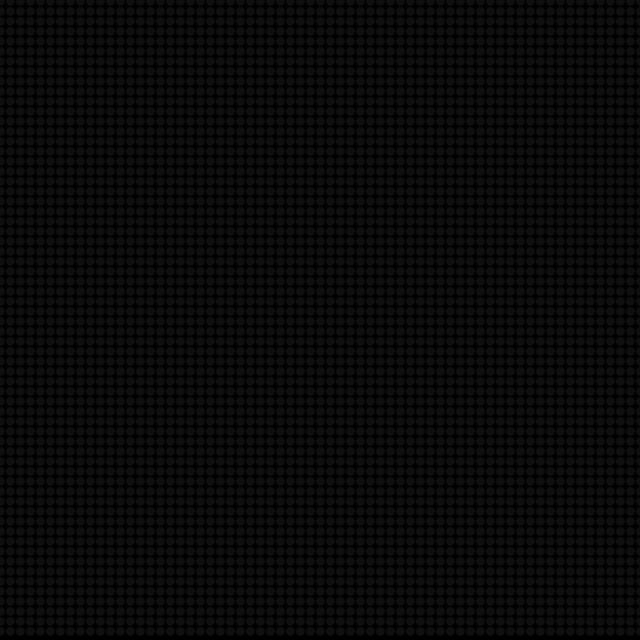
Frame 1 (no input)
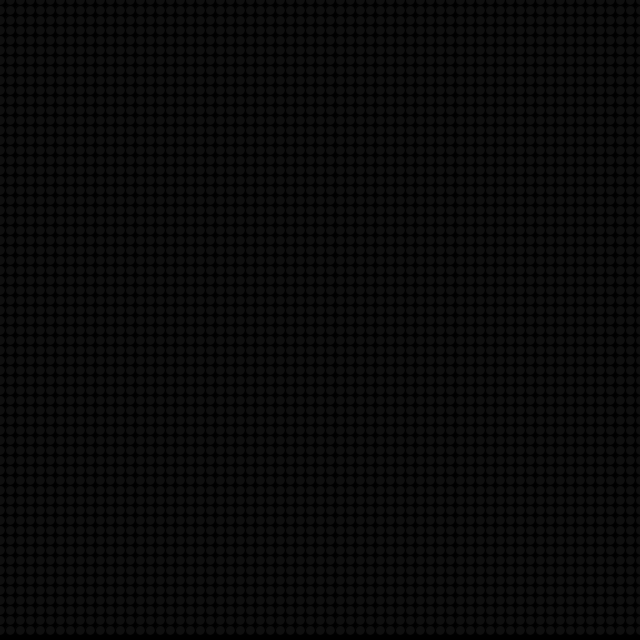
Frame 60 (the mouse pressed at the canvas centre just before this capture)
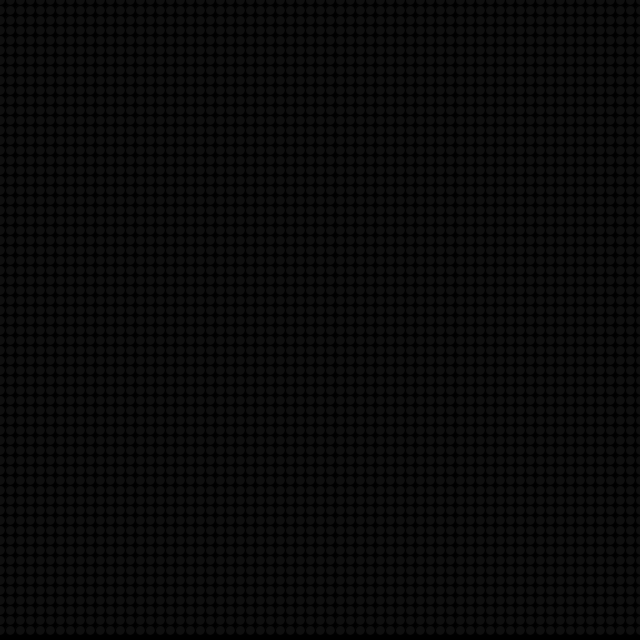
Frame 120 (the mouse held since frame 60 and released just before this capture)

The Processing sketch that drew these frames (run headless with seeded random() and noise(); from frame 60 on, the mouse is pressed at the canvas centre):

// Processing sketch: Scades
// ── Scades.pde
class Params
{
  int resolution;
  Params()
  {
    this.resolution = 64;
  }
}
Params p5Params = new Params();

PGraphics buffer;
PImage bufferImg;
boolean lineStarted=false;
int[] rows;
int activeRes;
float ix,iy;
int xStep,yStep;
float aspectRatio;
void setup()
{
  size(640,640,JAVA2D);
  ellipseMode(RADIUS);
  activeRes = p5Params.resolution;
  aspectRatio = width/(float)height;
  xStep = width/activeRes;
  yStep = height/activeRes;
  rows = new int[activeRes+1];
  for(int i=0;i<=activeRes;i++)
  {
    rows[i] = yStep*i;
  }
  
  buffer = createGraphics(width,height,JAVA2D);
  buffer.beginDraw();
  buffer.background(16);
  buffer.endDraw();
}

void draw()
{
  background(0);
  buffer.beginDraw();
  if(mousePressed&&mouseButton==LEFT)
  {
    if(!lineStarted)
    {
      ix=mouseX;
      iy=mouseY;
      lineStarted=true;
    }
    float sw = dist(ix,iy,mouseX,mouseY);
    float r = map(mouseX,0,width,0,255);
    float b = map(mouseY,0,height,0,255);
    buffer.stroke(r,128,b);
    buffer.strokeWeight(sw*.1);
    buffer.line(pmouseX,pmouseY,mouseX,mouseY);
  }
  buffer.noStroke();
  buffer.fill(0,8);
  buffer.rect(0,0,width,height);
  
  buffer.endDraw();
  buffer.loadPixels();
  for(int y=0;y<activeRes;y++)
  {
    rows[y]+=1;
    if(rows[y]>=height)
      rows[y]=0;
    
    for(int x=0;x<=activeRes;x++)
    {
      int xs = xStep*x;
      if(xs>width)
        xs=width;
      int idx=rows[y]*width+(xs);      
      if(idx>=width*height)
        idx=width*height-1;

      color c= color(buffer.pixels[idx]);
      fill(c);      
      ellipse(xStep*x,rows[y],xStep/2,yStep/2);
    }
  }
}

void mouseReleased()
{
  lineStarted=false;
}
